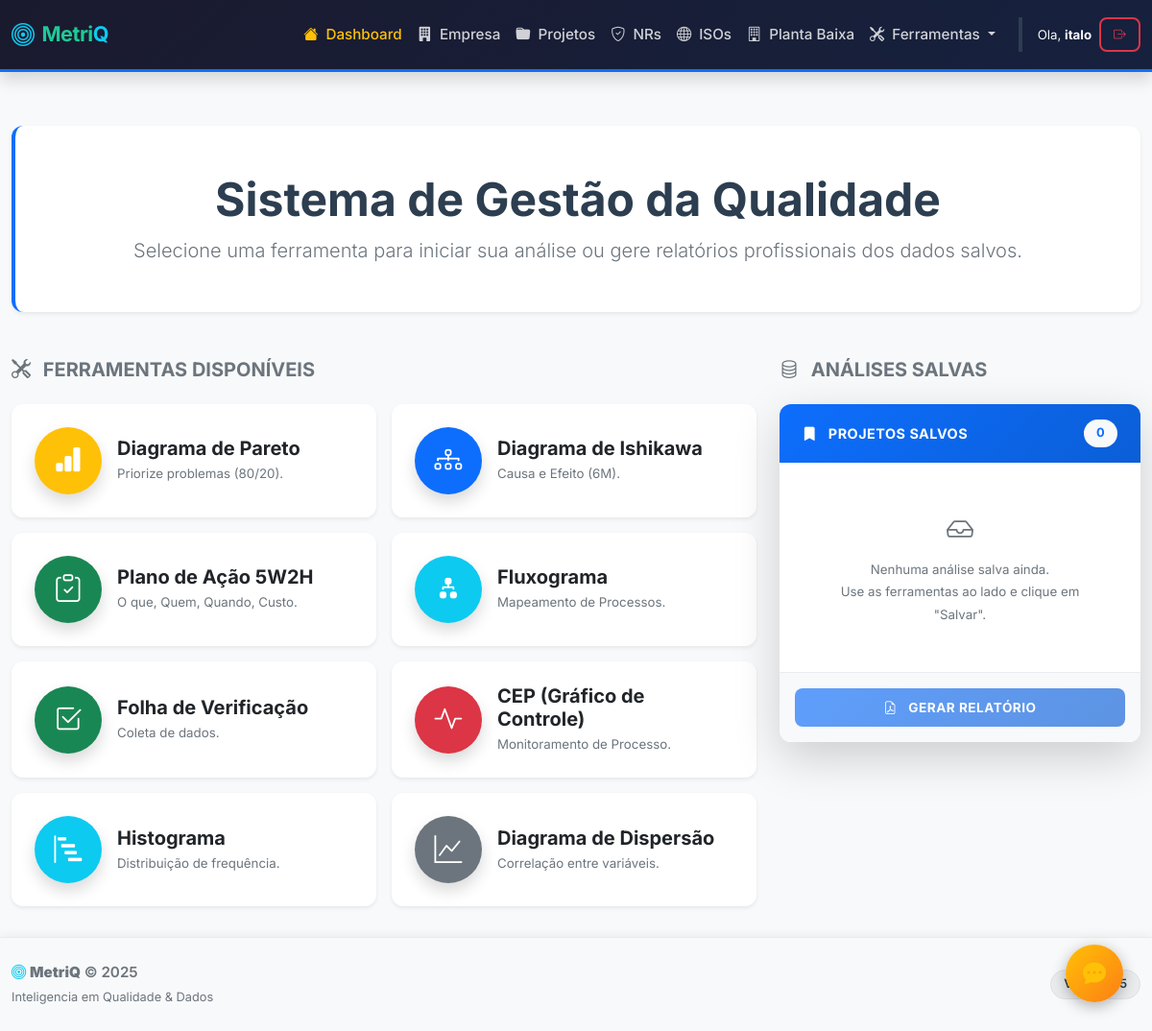
Page / (signed in) on the earlier database version.
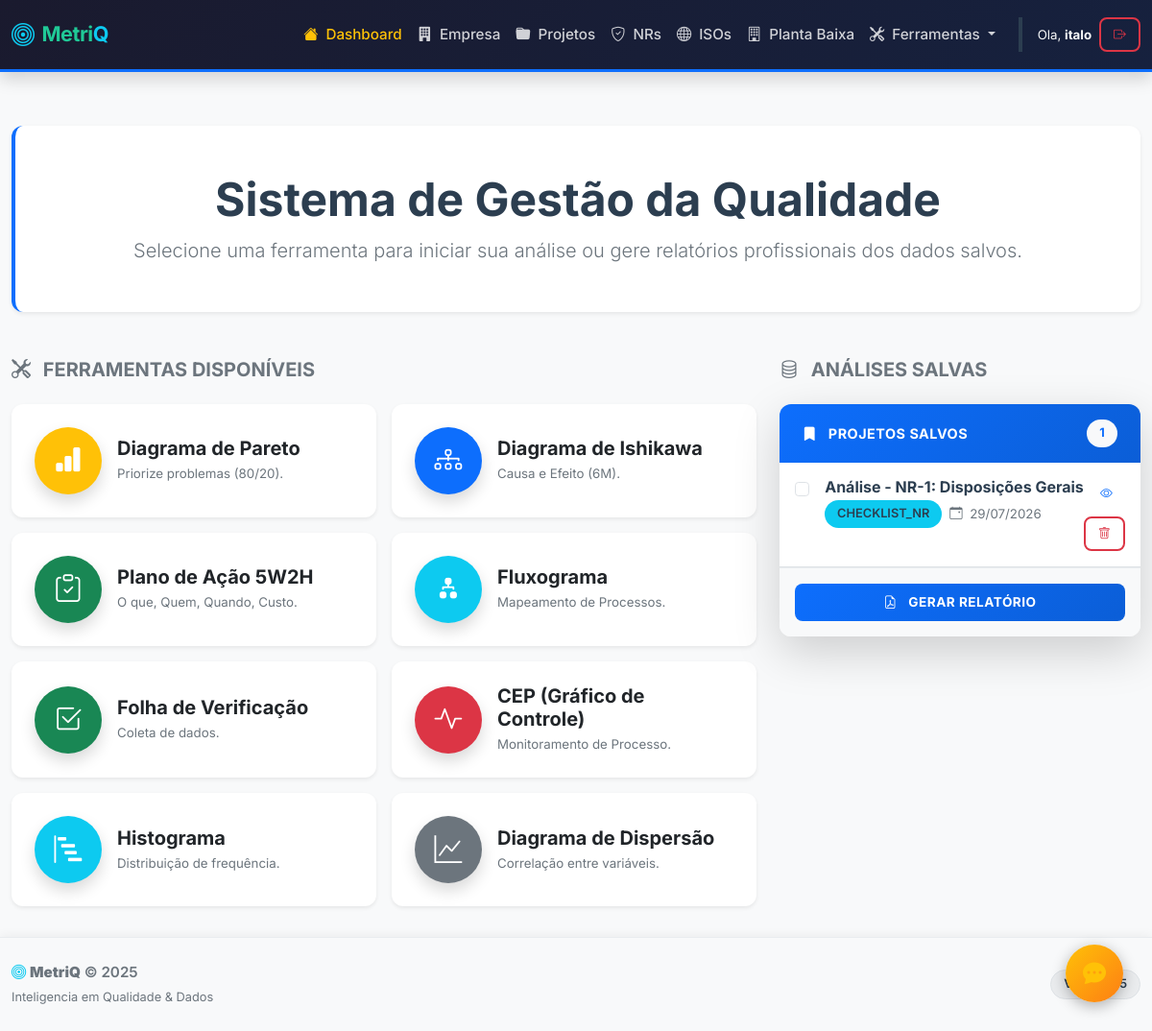
Same page on the later database version.
### qualidade_flask/models.py (models this page shows, shortened)
class Analise(db.Model):
    id = db.Column(db.Integer, primary_key=True)
    tipo = db.Column(db.String(50))
    titulo = db.Column(db.String(100))
    dados = db.Column(db.JSON)
    data_criacao = db.Column(db.DateTime, default=datetime.now)
    user_id = db.Column(db.Integer, db.ForeignKey('user.id'), nullable=False)

### qualidade_flask/blueprints/main.py (the view)
@main.route('/')
@login_required
def index():
    analises = Analise.query.filter_by(user_id=current_user.id).order_by(Analise.data_criacao.desc()).all()
    ferramentas = [
        {'slug': 'pareto', 'nome': 'Diagrama de Pareto', 'desc': 'Priorize problemas (80/20).', 'icon': 'bi-bar-chart-fill', 'cor': 'warning'},
        {'slug': 'ishikawa', 'nome': 'Diagrama de Ishikawa', 'desc': 'Causa e Efeito (6M).', 'icon': 'bi-diagram-3', 'cor': 'primary'},
        {'slug': '5w2h', 'nome': 'Plano de Ação 5W2H', 'desc': 'O que, Quem, Quando, Custo.', 'icon': 'bi-clipboard-check', 'cor': 'success'},
        {'slug': 'fluxograma', 'nome': 'Fluxograma', 'desc': 'Mapeamento de Processos.', 'icon': 'bi-diagram-2-fill', 'cor': 'info'},
        {'slug': 'folha_verificacao', 'nome': 'Folha de Verificação', 'desc': 'Coleta de dados.', 'icon': 'bi-check2-square', 'cor': 'success'},
        {'slug': 'cep', 'nome': 'CEP (Gráfico de Controle)', 'desc': 'Monitoramento de Processo.', 'icon': 'bi-activity', 'cor': 'danger'},
        {'slug': 'histograma', 'nome': 'Histograma', 'desc': 'Distribuição de frequência.', 'icon': 'bi-bar-chart-steps', 'cor': 'info'},
        {'slug': 'dispersao', 'nome': 'Diagrama de Dispersão', 'desc': 'Correlação entre variáveis.', 'icon': 'bi-graph-up', 'cor': 'secondary'}
    ]
    return render_template('index.html', ferramentas=ferramentas, analises=analises, user=current_user)

### qualidade_flask/templates/index.html (shortened to what the changed rows need)
{% extends 'base.html' %}
{% block content %}
<div class="row mb-5">
    <div class="col-12">
        <div class="card border-0 shadow-sm bg-white border-start border-5 border-primary">
            <div class="card-body py-5 text-center">
                <h1 class="display-5 fw-bold text-dark mb-2">
                    Sistema de Gestão da Qualidade
                </h1>
            </div>
        </div>
    </div>
</div>
<div class="row g-4">
    <div class="col-lg-8 order-lg-1">
        <div class="row g-3">
            {% for item in ferramentas %}
            <div class="col-md-6">
                <div class="card h-100 border-0 shadow-sm tool-card">
                    <div class="card-body d-flex align-items-center gap-3">
                        <div class="rounded-circle bg-{{ item.cor }} text-white d-flex align-items-center justify-content-center flex-shrink-0" style="width: 70px; height: 70px; font-size: 1.8rem;">
                            <i class="bi {{ item.icon }}"></i>
                        </div>
                        <div class="flex-grow-1">
                            <h5 class="card-title fw-bold mb-1">{{ item.nome }}</h5>
                            <p class="card-text text-muted small mb-0">{{ item.desc }}</p>
                        </div>
                    </div>
                </div>
            </div>
            {% endfor %}
        </div>
    </div>
    <div class="col-lg-4 order-lg-2">
        <div class="card shadow-lg border-0 ">
            <div class="card-header bg-primary text-white d-flex justify-content-between align-items-center">
                <span class="fw-bold">
                    <i class="bi bi-bookmark-fill me-2"></i> Projetos Salvos
                </span>
                <span class="badge bg-light text-primary fw-bold">{{ analises|length }}</span>
            </div>
            <div class="card-body p-0">
                <form action="/relatorio" method="POST" target="_blank" id="formRelatorio">
                    <div class="list-group list-group-flush" style="max-height: 500px; overflow-y: auto;">
                        {% if analises %}
                            {% for item in analises %}
                            <label class="list-group-item list-group-item-action d-flex gap-3 align-items-start py-3 px-3 border-bottom">
                                <input class="form-check-input flex-shrink-0 mt-1" type="checkbox" name="analise_id" value="{{ item.id }}">
                                <div class="d-flex w-100 justify-content-between align-items-start">
                                    <div class="flex-grow-1">
                                        <h6 class="mb-1 fw-bold text-dark">{{ item.titulo }}</h6>
                                        <div class="d-flex gap-2 align-items-center">
                                            <span class="badge bg-info text-dark small">{{ item.tipo|upper }}</span>
                                            <small class="text-muted">
                                                <i class="bi bi-calendar-event me-1"></i>
                                                {{ item.data_criacao.strftime('%d/%m/%Y') }}
                                            </small>
                                        </div>
                                    </div>
                                    <div class="d-flex flex-column align-items-end gap-2">
                                        <a href="{{ url_for('main.visualizar', id=item.id) }}" class="btn btn-sm btn-outline-primary" title="Visualizar análise" target="_blank">
                                            <i class="bi bi-eye"></i>
                                        </a>
                                        <button type="button" class="btn btn-sm btn-outline-danger"
                                                data-id="{{ item.id }}"
                                                onclick="deletarAnalise(this, event)"
                                                title="Excluir análise">
                                            <i class="bi bi-trash"></i>
                                        </button>
                                    </div>
                                </div>
                            </label>
                            {% endfor %}
                        {% else %}
                            <div class="p-5 text-center text-muted">
                                <i class="bi bi-inbox fs-3 mb-2 d-block"></i>
                                <p class="small mb-0">Nenhuma análise salva ainda.</p>
                                <small>Use as ferramentas ao lado e clique em "Salvar".</small>
                            </div>
                        {% endif %}
                    </div>
                </form>
            </div>
        </div>
    </div>
</div>
{% endblock %}

Differences in the rows shown:
added Analise: titulo "Análise - NR-1: Disposições Gerais", tipo "CHECKLIST_NR", data_criacao "29/07/2026"
Other differences:
{{ analises|length }}: "0" → "1"
text no longer shown: "Nenhuma análise salva ainda. Use as ferramentas ao lado e clique em \"Salvar\"."
